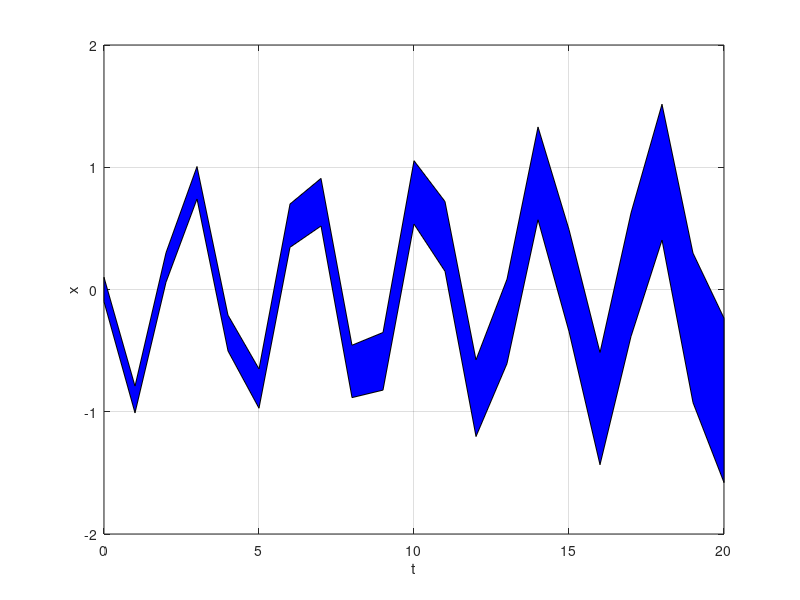

Source code (MATLAB):
figure(1)
t = [ 0 1 2 3 4 5 6 7 8 9 10 11 12 13 14 15 16 17 18 19 20  ];
varm = [ -0.1 -1.01 0.059 0.7399 -0.50281 -0.971501 0.344898 0.519272 -0.884462 -0.823059 0.534883 0.148974 -1.2029 -0.606044 0.570361 -0.344322 -1.43379 -0.384726 0.4039 -0.925498 -1.57946  ];
varp = [ 0.1 -0.79 0.301 1.0061 -0.20999 -0.649399 0.69921 0.909015 -0.455744 -0.35147 1.05363 0.719597 -0.575214 0.08441 1.32986 0.491128 -0.514795 0.626168 1.51588 0.297684 -0.233959  ];
T = [t,fliplr(t)];
X = [varm,fliplr(varp)];
fill(T,X,'b');
xlabel('t');
ylabel('x');
grid on;